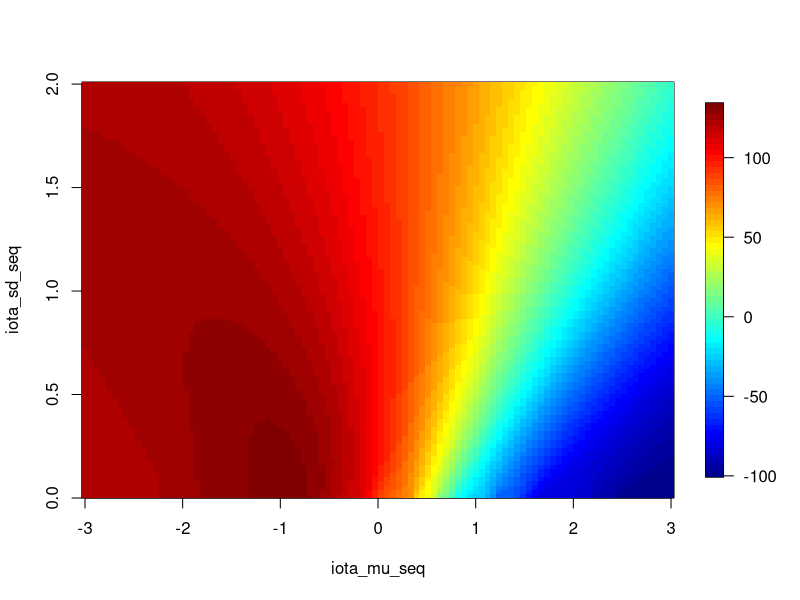
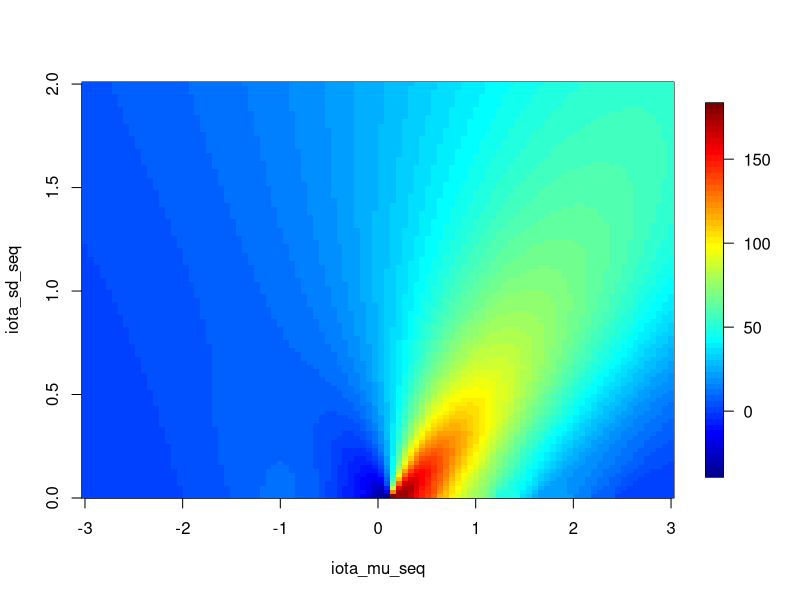
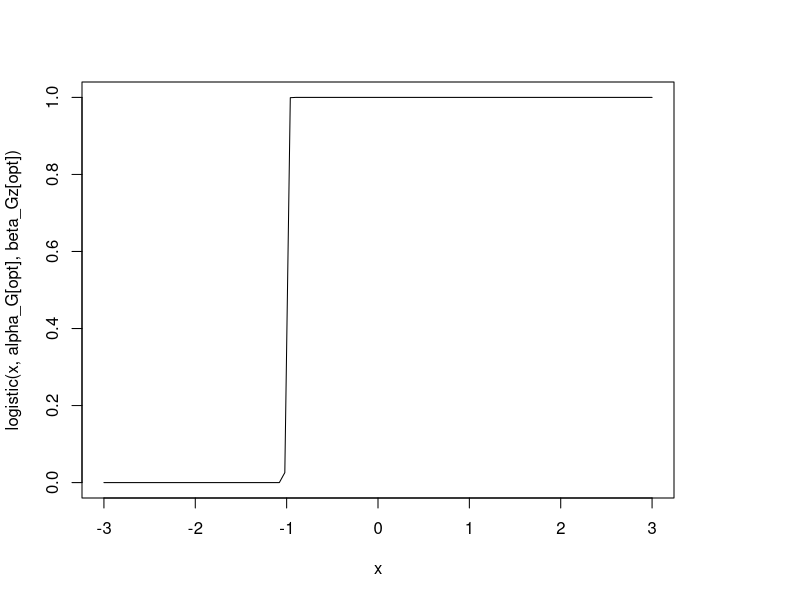
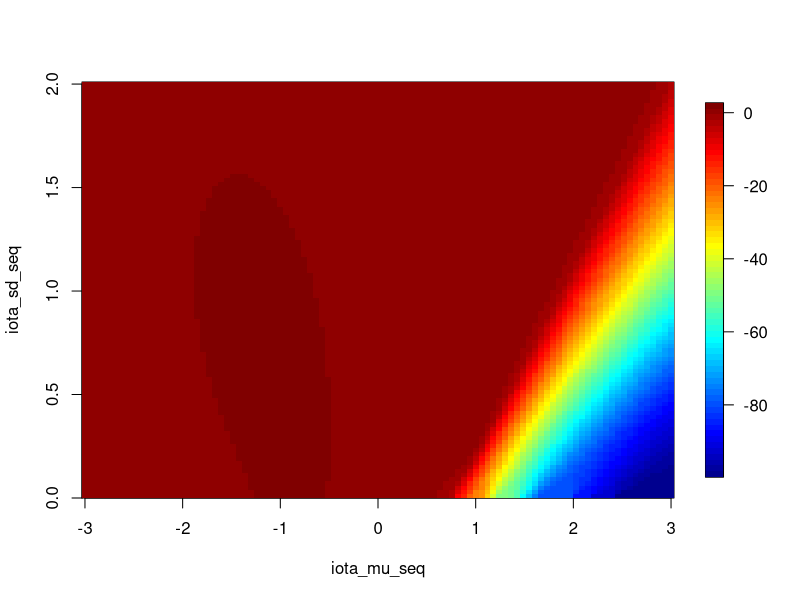
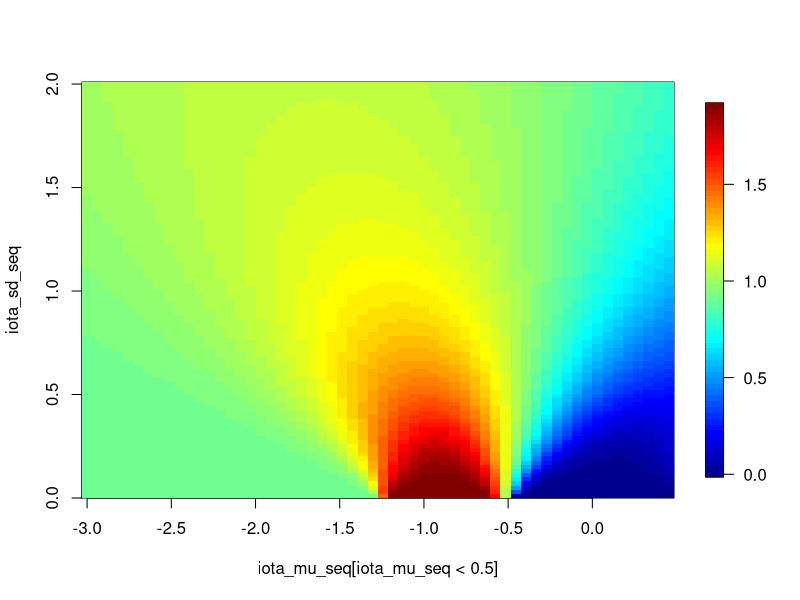
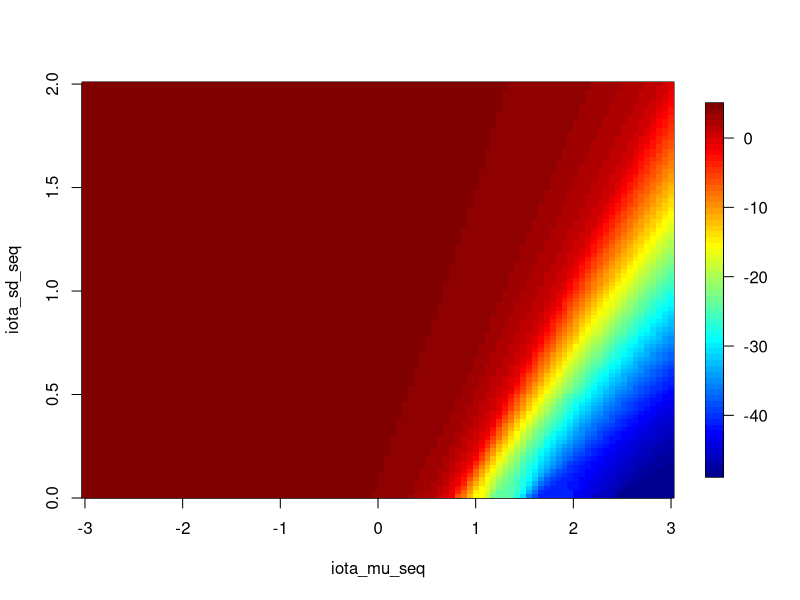
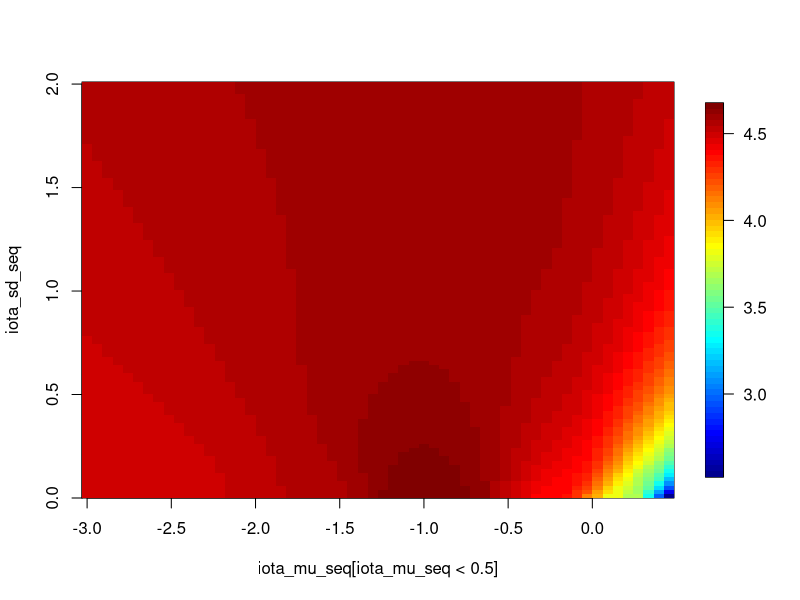
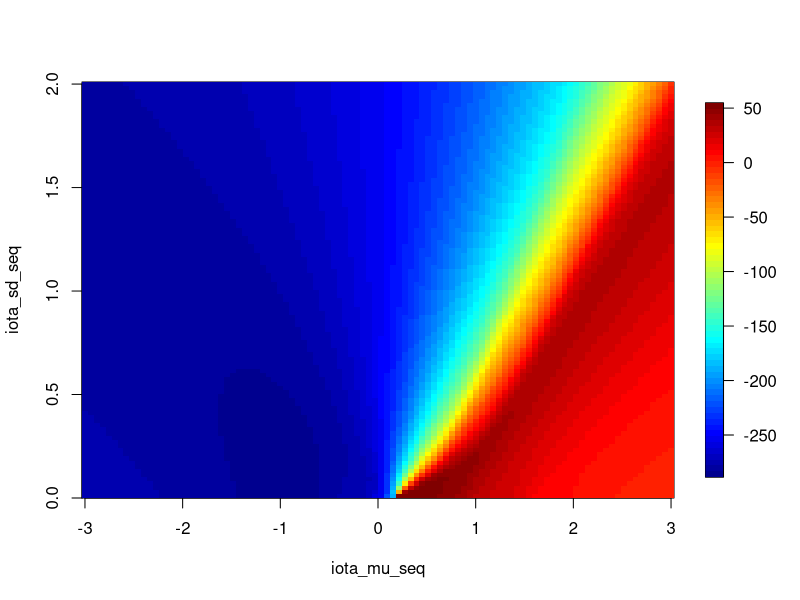

Write R code to recreate these figures, in order.
##############################################################################
# Old version of threshold germination simulations, kept for its annotations #
##############################################################################

# Define functions --------------------------------------------------------

logistic <- function(x,alpha_G,beta_Gz){
  plogis(alpha_G + beta_Gz*x)
  }

# Set up sims -------------------------------------------------------------

nt <- 100
np <- 100

zmu <- 0
zsd <- 1

iota_mu_min <- -3
iota_mu_max <- 3
iota_sd_min <- 0.01
iota_sd_max <- 2

iota_mu_seq <- seq(iota_mu_min,iota_mu_max,length.out=np) # based on real data
iota_sd_seq <- seq(iota_sd_min,iota_sd_max,length.out=np) # based on real data
iota_mu <- iota_sd <- matrix(NA,nr=np,nc=np) 
iota_mu[] <- rep(iota_mu_seq,times=np)
iota_sd[] <- rep(iota_sd_seq,each=np)
alpha_Y <- 1
beta_Yz <- 2
sig_Y <- 0 # 10
alpha_m <- 1

alpha_G <- beta_Gz <- rbar <- rcns <- matrix(NA,nr=np,nc=np) 
alpha_G <- -iota_mu*sqrt(pi^2/(3*iota_sd^2))
beta_Gz <- sqrt(pi^2/(3*iota_sd^2))
  # calculated from Godfray & Rees 2002

  # if beta_Gz=0 (flat, random prob), then mean and variance undefined
  # but setting beta_Gz to very small shows that results from strategy with
  # very large variance in thresholds
  # (so by one definition, no plasticity is max bet-hedging)
  # is this general, or it tied to underlying idea of thresholds, 
  # which isn't necessarily true?

set.seed(1)
zt <- rnorm(nt,mean=zmu,sd=zsd)
eps_Y <- rnorm(nt,0,sig_Y)

# Density-independent -----------------------------------------------------

Xt <- vector("numeric",length=nt) 
rbar <- matrix(NA,nr=np,nc=np) 

for(i in 1:np^2){
  Xt[1] <- 1
  S <- exp(-alpha_m)  # same for all i
  G <- plogis(alpha_G[i] + beta_Gz[i]*zt)
  Y <- exp(alpha_Y + beta_Yz*zt + eps_Y)  # same for all i
  Gcns <- plogis(alpha_G[i] + beta_Gz[i]*median(zt))
  Ycns <- exp(alpha_Y + beta_Yz*median(zt))  # same for all i
  for(t in 2:nt){
    Xt[t] <- Xt[t-1] + log(G[t]*Y[t] + (1-G[t])*S)
    }
  rbar[i] <- Xt[nt] - Xt[1]
  rcns[i] <- nt * log(Gcns*Ycns + (1-Gcns)*S)
  }

rdiff <- rbar-rcns

library(fields)
image.plot(iota_mu_seq,iota_sd_seq,rbar)
  # there is an optimum where everyone is doing the same thing (no variation)
  # but if the mean is too high (or too low), then better to have variation
  # more evidence that exitnction risk is crucial (since only then would variation help)
image.plot(iota_mu_seq,iota_sd_seq,rdiff)
  # - compared to constant environment, strategies with threshold above mean z 
  # are the ones that benefit most from the increase in variability
  # - even if mean threshold is far from optimum, increasing variance in thresholds forever
  # is never a good thing
  # - suggests that "having variance" and "good with variance" definitions of bet-hedging
  # aren't actually congruent

  # - my definition assumes that INDIVIDUALS are fully-responsive (plastic
  # to the environment, but the POPULATION as a whole can be unresponsive 
  # (if individuals vary a lot)
  # - so assumption is that plasticity is there to start with
  # - but assumption also implicit in Ackermann?
  # - some people would define bet-hedging as having ANY delay,
  # which here would mean a high germination threshold (variation could be small?)
  # - some population-level plasticity (threshold variation < max) always favoured here
  # because information in the signal (rainfall, germination, reproduction correlated)
  # - and minimal bet-hedging -> maximal plasticity favoured because:
  # (a) signal fully reliable
  # (b) no chance of extinction, so popsize variation doesn't matter
  # - random environmental variation in Y is mathematically equivalent to 
  # unreliable signal, becauses messes up relationship between G and Y
  # (or equivalently, between Y and z)

opt <- which(rbar==max(rbar))
iota_mu[opt]; iota_sd[opt]
curve(logistic(x,alpha_G[opt],beta_Gz[opt]),xlim=c(-3,3))

  # Other conclusions:
  # - mean threshold is proportional to intercept of logistic function,
  # so bet-hedgers aren't always the ones with a low germination probability

# Ceiling density-dependence ----------------------------------------------

Xt <- Xtc <- vector("numeric",length=nt) 
Xnmax <- 5 # max log number new seeds

rbar <- Xbar <- Xdiff <- matrix(NA,nr=np,nc=np) 

for(i in 1:np^2){
  Xt[1] <- Xtc <- 1
  S <- exp(-alpha_m)  # same for all i
  G <- plogis(alpha_G[i] + beta_Gz[i]*zt + eps_Y)
  Y <- exp(alpha_Y + beta_Yz*zt)  # same for all i
  Gc <- median(G)
  Yc <- median(Y)
  for(t in 2:nt){
    Xn <- Xt[t-1] + log(G[t]) + log(Y[t])
    Xn <- ifelse(Xn>Xnmax,Xnmax,Xn)
    Xo <- Xt[t-1] + log(1-G[t]) + log(S)
    Xt[t] <- log(exp(Xn)+exp(Xo))

    Xnc <- Xt[t-1] + log(Gc) + log(Yc)
    Xn <- ifelse(Xnc>Xnmax,Xnmax,Xnc)
    Xtc[t] <- Xtc[t-1] + log(exp(Xnc) + (1-Gc)*S)
    }
  rbar[i] <- Xt[nt] - Xt[1]
  Xbar[i] <- mean(Xt)
  Xdiff[i] <- Xbar[i] - mean(Xtc)
  }

library(fields)
image.plot(iota_mu_seq,iota_sd_seq,rbar)
image.plot(iota_mu_seq[iota_mu_seq<0.5],iota_sd_seq,rbar[iota_mu_seq<0.5,]) # zoomed
  # introducing DD creates need for variance in thresholds
  # (so that still have lots germinating in good years, 
  # but in usual good year, not EVERYONE germinates)
  # not sure about this: sensitive to conditions in final year

image.plot(iota_mu_seq,iota_sd_seq,Xbar)
image.plot(iota_mu_seq[iota_mu_seq<0.5],iota_sd_seq,Xbar[iota_mu_seq<0.5,]) # zoomed
  # geometric mean popsize

image.plot(iota_mu_seq,iota_sd_seq,Xdiff)
image.plot(iota_mu_seq[iota_mu_seq>0],iota_sd_seq,Xdiff[iota_mu_seq>0,]) # zoomed
  # diff in geometric mean popsize
  # again, not true to say that bet-hedgers benefit most
  # switch to variable environment can help or HINDER bet-hedgers, depending on mean threshold
  # if threshold too high, adding env var benefits those with fixed threshold than 
  # with variable threshold

opt <- which(rbar==max(rbar))
iota_mu[opt]; iota_sd[opt]
curve(logistic(x,alpha_G[opt],beta_Gz[opt]),xlim=c(-3,3))
  # Under certain DD, Bet-hedging can evolve even when cues reliable
  # (Reed papers, Furness et al 2015 Evolution)
  # (But already found by Ellner?)

# Gompertz density-dependence ---------------------------------------------

Xt <- Xtc <- vector("numeric",length=nt) 
rbar <- Xbar <- Xdiff <- matrix(NA,nr=np,nc=np) 
beta_Yd <- -0.1 # decline in Y with G density

for(i in 1:np^2){
  Xt[1] <- Xtc[1] <- 1
  S <- exp(-alpha_m)  # same for all i
  G <- plogis(alpha_G[i] + beta_Gz[i]*zt) # calculated ahead of time
  Gc <- plogis(alpha_G[i]) # mean(zt)=0
  for(t in 2:nt){
    Y <- exp(alpha_Y + beta_Yz*zt + beta_Yd*(log(G[t])+Xt[t-1]) + eps_Y)  # replaced every i
    Yc <- exp(alpha_Y + beta_Yd*(log(Gc)+Xt[t-1]) + eps_Y) # mean(zt)=0
    Xt[t] <- Xt[t-1] + log(G[t]*Y[t] + (1-G[t])*S)
    Xtc[t] <- Xtc[t-1] + log(Gc*Yc + (1-Gc)*S)
    }
  rbar[i] <- Xt[nt] - Xt[1]
  Xbar[i] <- mean(Xt)
  Xdiff[i] <- Xbar[i] - mean(Xtc)
  }

library(fields)
image.plot(iota_mu_seq,iota_sd_seq,rbar)
image.plot(iota_mu_seq[iota_mu_seq<1],iota_sd_seq,rbar[iota_mu_seq<1,]) # zoomed
  # Whether variance in thresholds benefits depends on form of DD:
  # Ceiling = yes
  # Gompertz = no
  # happens because ceiling = compensating, but Gompertz = over-compensating?
  # But note that adding DD changed location of optimum mean threshold
  # (towards higher threshold -> lower germination) 
  # results for Gompertz more consistent that those for ceiling DD?

image.plot(iota_mu_seq,iota_sd_seq,Xbar)
image.plot(iota_mu_seq[iota_mu_seq<0.5],iota_sd_seq,Xbar[iota_mu_seq<0.5,]) # zoomed
  # geometric mean popsize

image.plot(iota_mu_seq,iota_sd_seq,Xdiff)
image.plot(iota_mu_seq[iota_mu_seq>0],iota_sd_seq,Xdiff[iota_mu_seq>0,]) # zoomed
# diff in geometric mean popsize

# Ricker density-dependence -----------------------------------------------

Xt <- vector("numeric",length=nt) 
rbar <- Xbar <-matrix(NA,nr=np,nc=np) 
beta_Yd <- -0.0001 # decline in Y with G density

for(i in 1:np^2){
  Xt[1] <- 1
  S <- exp(-alpha_m)  # same for all i
  G <- plogis(alpha_G[i] + beta_Gz[i]*zt) # calculated ahead of time
  for(t in 2:nt){
    Y <- exp(alpha_Y + beta_Yz*zt + beta_Yd*G[t]*exp(Xt[t-1]))  # replaced every i
    Xt[t] <- Xt[t-1] + log(G[t]*Y[t] + (1-G[t])*S)
    }
  rbar[i] <- Xt[nt] - Xt[1]
  Xbar[i] <- mean(Xt)
  }

library(fields)
image.plot(iota_mu_seq,iota_sd_seq,rbar)
image.plot(iota_mu_seq[iota_mu_seq<1],iota_sd_seq,rbar[iota_mu_seq<1,]) # zoomed
  # Chaos, coding error, or rounding error?

image.plot(iota_mu_seq,iota_sd_seq,Xbar)
image.plot(iota_mu_seq[iota_mu_seq<0.5],iota_sd_seq,Xbar[iota_mu_seq<0.5,]) # zoomed
  # geometric mean popsize

# Variance efects on logistic ---------------------------------------------

zseq <- seq(-1,1,100)
plot(1,1,type="n",xlim=c(-3,3),ylim=c(0,1))
for(i in 1:np){
  curve(logistic(x,alpha_G[50,i],beta_Gz[50,i]),add=T,col=heat.colors(np)[i])
  }
  # non "bet-hedgers" = threshold (strong plasticity)
  # "bet-hedgers" = flatter (weak plasticity)
  # generalisation of ideas of ackermann etc.?
